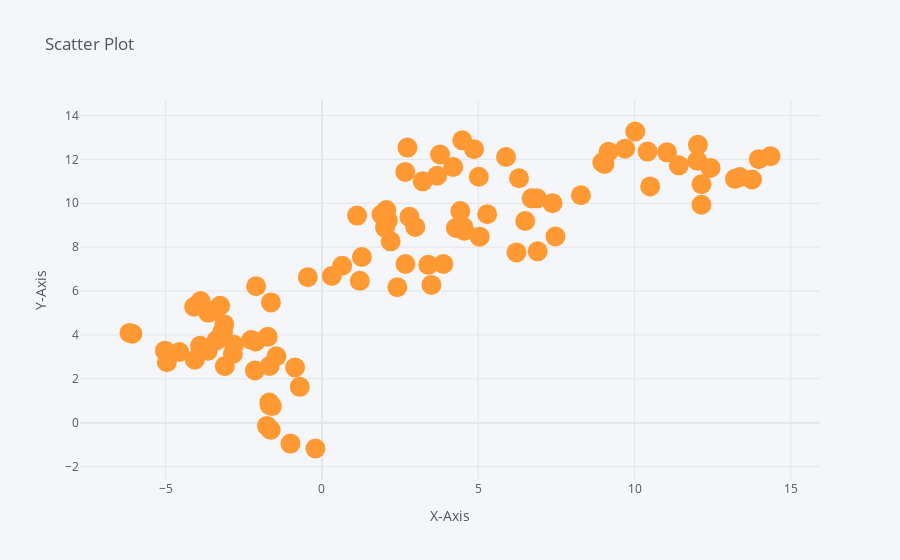

The notebook cell saved with this chart:
### Code cell
df.iplot(x = 'A', y = 'B', mode = 'markers', size = 20, title = 'Scatter Plot', xTitle = 'X-Axis', yTitle = 'Y-Axis')
